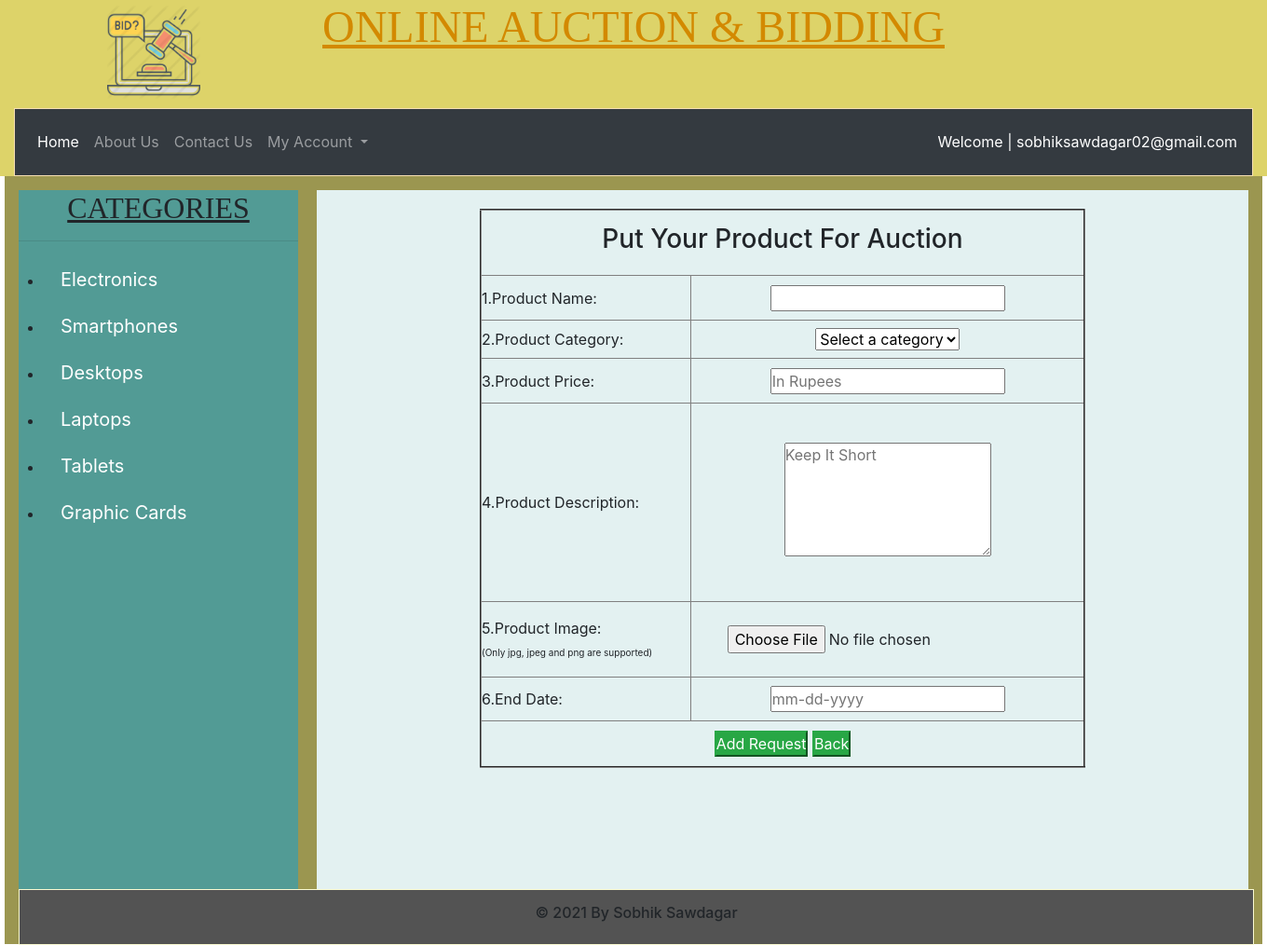
Screenshot of /structReqPro.php (signed in) with the database file from the repository.
### tables this page shows
CREATE TABLE `categories` (
  `cat_id` int(11) NOT NULL,
  `cat_name` text NOT NULL
);

### Requests.php (the view, shortened to what this page needs)
<div class="content_area" style="overflow:scroll">
<form action="" method="POST" enctype="multipart/form-data">
    <table align="center" border="2px" width=650px height=600px style="margin: auto; margin-top:20px;">
        <tr>
            <td colspan="2" align="center">
                <h3>Put Your Product For Auction</h3>
            </td>
        </tr>
        <tr>
            <td>1.Product Name:</td>
            <td align="center"><input type="text" name="p_name" required /></td>
        </tr>
        <tr>
            <td>2.Product Category:</td>
            <td>
                <div style="text-align: center;">
                    <select name="p_category" required>
                        <option value="" default>Select a category</option>
                    </select>
                </div>
            </td>
        </tr>
        <tr>
            <td>3.Product Price:</td>
            <td align="center"><input type="text" name="p_price" required placeholder="In Rupees" /></td>
        </tr>
        <tr>
            <td>4.Product Description:</td>
            <td align="center"><textarea name="p_desc" cols="20" rows="5" placeholder="Keep It Short"></textarea></td>
        </tr>
        <tr>
            <td>5.Product Image:<br><span style="font-size: 10px;">(Only jpg, jpeg and png are supported)</span></td>
            <td align="center"><input type="file" name="p_image" required /></td>
        </tr>
        <tr>
            <td>6.End Date:</td>
            <td align="center"><input type="text" name="p_enddate" required placeholder="mm-dd-yyyy" /></td>
        </tr>
        <tr>
            <td align="center" colspan="2"><input type="submit" class="btn-success" name="product_request" value="Add Request" />
                <button class="btn-success" onclick="window.location='home.php'" ;>Back</button>
            </td>
        </tr>
    </table>
</form>
</div>

### Sidebar.php (shortened to what this page needs)
<div class="sidebar">
    <h4 style="text-align: center;"><u>CATEGORIES
            <hr></u></h4>
    <ul id="categories">
        <?php
        $cats = "SELECT * FROM categories";
        $run_query = mysqli_query($conn, $cats);
        while ($row_cats = mysqli_fetch_assoc($run_query)) {
            $cat_name = $row_cats['cat_name'];
            echo "<li><a href='structCat.php?cat_name=$cat_name'>$cat_name<a></li>";
        }
        ?>
    </ul>
</div>

### style.css (style rules this page uses)
* { box-sizing: border-box; margin: 0px; padding: 0px; }
.h1, .h2, .h4, h1, h2, h4 { font-size: 2rem; margin-bottom: 0.5rem; font-family: cursive; font-weight: 500; line-height: 1.2; color: inherit; }
.sidebar { height: 750px; width: 300px; background: rgb(82, 155, 149); float: left; }
#categories { text-align: center; padding: 0px; }
#categories li { list-style: inside; margin: 10px; width: auto; float: left; }
#categories a { color: white; padding: 8px; margin: 5px; font-size: 20px; text-decoration: none; }
.content_area { align-items: start; height: 750px; width: 1000px; background: rgb(227, 241, 241); float: right; text-align: justify; }

### rows the page displays
categories: cat_name "Electronics"
categories: cat_name "Smartphones"
categories: cat_name "Desktops"
categories: cat_name "Laptops"
categories: cat_name "Tablets"
categories: cat_name "Graphic Cards"

### other values shown
$cemail "sobhiksawdagar02@gmail.com"
